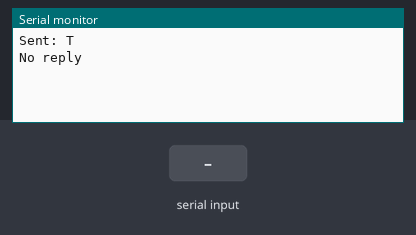
The sketch below on a simulated ESP32. Shown: the last lines printed to the serial monitor. Inputs (shaded band) come from the test bench.

Above: at 1.2 s.
1.3 s: "1" received over the second serial link
At 1.8 s:
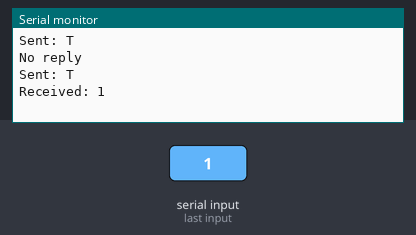
3.0 s: "0" received over the second serial link
At 3.8 s:
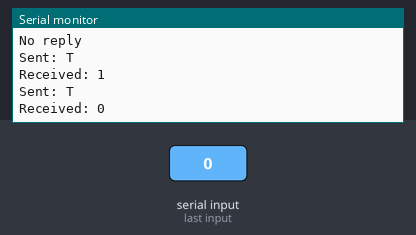
4.5 s: "2" received over the second serial link
At 5.3 s:
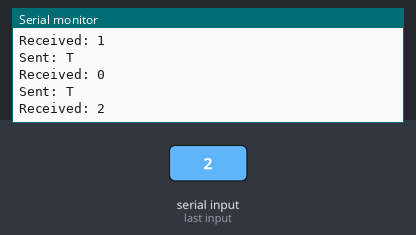

Measured:
- after the input at 1.3 s, the serial monitor: prints a new line after 0.20 s (image 1)
- after the input at 3.0 s, the serial monitor: prints a new line at once (image 2)
- after the input at 4.5 s, the serial monitor: prints a new line at once (image 3)

The sketch:

esp32_uart_test.ino
```cpp
void setup()
{
    Serial.begin(115200);
    Serial1.begin(115200, SERIAL_8N1, 20, 21);
}

void loop()
{
    Serial1.write('T');
    Serial.println("Sent: T");

    unsigned long start = millis();

    while (Serial1.available() == 0 && millis() - start < 500)
    {
        // Wait up to 500 milliseconds for a reply.
    }

    if (Serial1.available() > 0)
    {
        char reply = Serial1.read();

        Serial.print("Received: ");
        Serial.println(reply);
    }
    else
    {
        Serial.println("No reply");
    }

    delay(1000);
}
```
